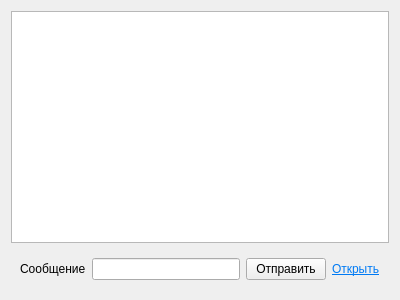
<?xml version="1.0" encoding="UTF-8"?>
<ui version="4.0">
 <class>ClientChatWidget</class>
 <widget class="QWidget" name="ClientChatWidget">
  <property name="geometry">
   <rect>
    <x>0</x>
    <y>0</y>
    <width>400</width>
    <height>300</height>
   </rect>
  </property>
  <property name="windowTitle">
   <string>Form</string>
  </property>
  <layout class="QVBoxLayout" name="verticalLayout">
   <item>
    <widget class="QListWidget" name="lstMessages"/>
   </item>
   <item>
    <widget class="QWidget" name="wdgSendMessage" native="true">
     <layout class="QHBoxLayout" name="horizontalLayout">
      <item>
       <widget class="QLabel" name="lblMessage">
        <property name="text">
         <string>Сообщение</string>
        </property>
       </widget>
      </item>
      <item>
       <widget class="QLineEdit" name="lnMessage"/>
      </item>
      <item>
       <widget class="QPushButton" name="btnSend">
        <property name="text">
         <string>Отправить</string>
        </property>
       </widget>
      </item>
      <item>
       <widget class="QLabel" name="lblOpenFolder">
        <property name="text">
         <string>&lt;html&gt;&lt;head/&gt;&lt;body&gt;&lt;p&gt;&lt;a href=&quot;#&quot;&gt;&lt;span style=&quot; text-decoration: underline; color:#007af4;&quot;&gt;Открыть&lt;/span&gt;&lt;/a&gt;&lt;/p&gt;&lt;/body&gt;&lt;/html&gt;</string>
        </property>
       </widget>
      </item>
     </layout>
    </widget>
   </item>
  </layout>
 </widget>
 <resources/>
 <connections/>
</ui>
